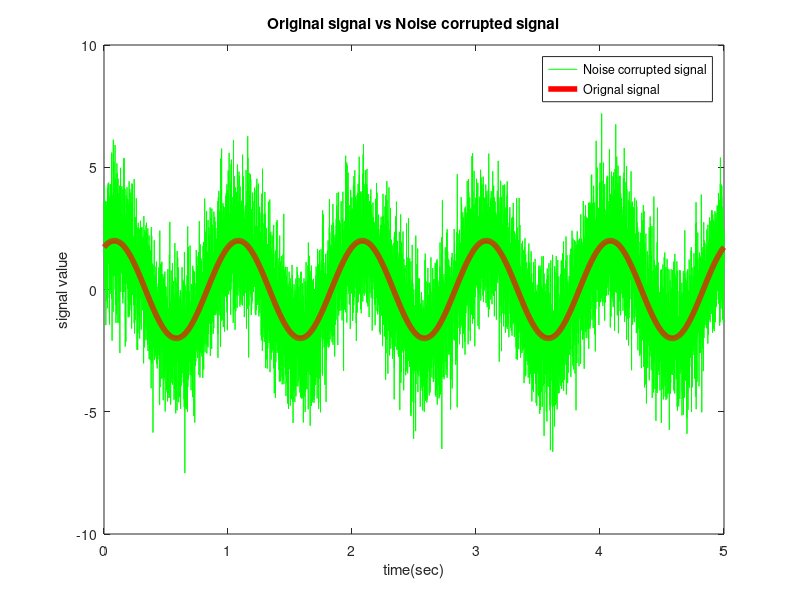

Write MATLAB code to recreate this figure. (Note: this script raises an error after producing the figure.)
clc; close all; clear;
echo off;

fig_idx = 1;
%% Signal Generation
N  = 1e4;                 % Number of signal points.
fs = 2000;                % 100Hz.
t  = linspace(0, (N-1)/fs, N);
n = linspace(0, 1200, N);
M = 50;                   % Filter order, corresponding to (M+1)-taps filter

s = 2 * sin(2 * pi * t + pi / 3);
s = s(:);  % Transform to column vector

% Add the additive noise.
SNR = 0; % dB
Y = awgn(s,SNR,'measured');
SNR_esti = 10*log10((s'*s)/((Y - s)'*(Y - s)))

figure(fig_idx); fig_idx = fig_idx + 1;
plot(t,Y,'g-'); hold on;
plot(t,s,'r-','LineWidth',4); 
legend('Noise corrupted signal','Orignal signal');
title('Original signal vs Noise corrupted signal');
xlabel('time(sec)');ylabel('signal value');

%% Wiener Filtering
tic
y = wiener_filter(Y, s, M);

% error
err = s - y;

% Result
figure(fig_idx); fig_idx = fig_idx + 1;
plot(t, s, 'r-', t, y, 'b-');
legend('Original signal (Desired)','Filtered Output'); title('Wiener Filtering: Original signal (Desired), Filtered output');
xlabel('time(sec)');ylabel('signal value');

figure(fig_idx); fig_idx = fig_idx + 1;
plot(t, err);
title('Error');
xlabel('time(sec)');ylabel('error value');
toc

%% SNR after filtering
SNR_after_filtering = 10*log10((s'*s)/(err'*err))

echo off;
